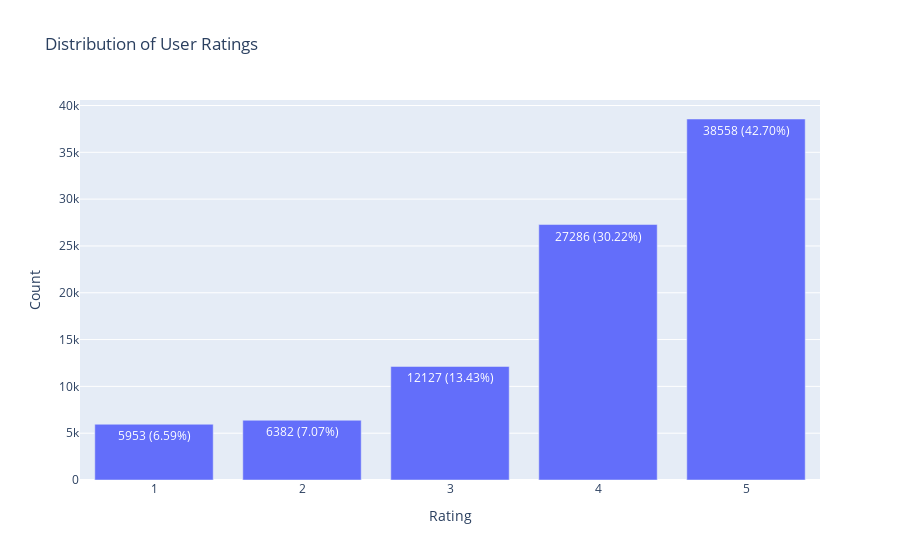

Here is the notebook cell this chart was saved with:
### Code cell
ratings = df_reviews['stars'].value_counts()

# Calcular a porcentagem de cada classificação
total_ratings = ratings.sum()
percentage_ratings = (ratings / total_ratings) * 100

# Criar texto para exibir a porcentagem em cada barra
text = [f'{count} ({percentage:.2f}%)' for count, percentage in zip(ratings.values, percentage_ratings.values)]

fig = go.Figure(go.Bar(
    x=ratings.index,
    y=ratings.values,
    text=text,  
    textposition='auto',
))

fig.update_layout(
    title="Distribution of User Ratings",
    xaxis_title="Rating",
    yaxis_title="Count"
)

fig.show()

### Figure 1 — Plotly figure (JSON) as saved in the notebook; plotly's stock layout.template omitted (floating-point values rounded to 4 significant figures)
{"data": [{"text": ["38558 (42.70%)", "27286 (30.22%)", "12127 (13.43%)", "6382 (7.07%)", "5953 (6.59%)"], "textposition": "auto", "type": "bar", "x": [5, 4, 3, 2, 1], "y": [38558, 27286, 12127, 6382, 5953]}], "layout": {"title": {"text": "Distribution of User Ratings"}, "xaxis": {"title": {"text": "Rating"}}, "yaxis": {"title": {"text": "Count"}}}}
